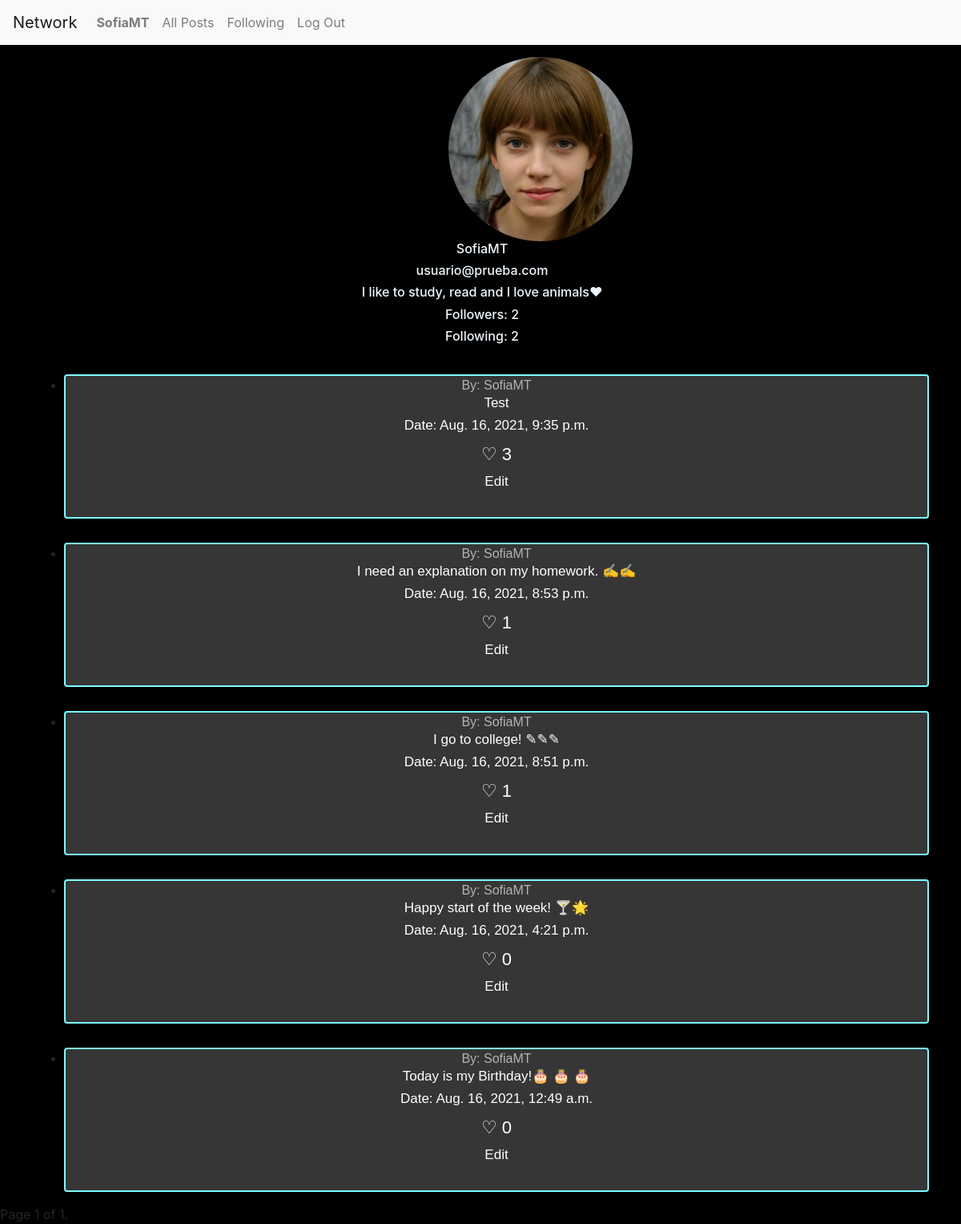
The page /profile/8 (signed in) on the database its author committed.
### network/models.py (models this page shows, shortened)
class User(AbstractUser):
    descripcion = models.CharField(max_length=300, default=None, null = True, blank=True)
    imagen = models.ImageField(upload_to = 'profiles', null = True, blank=True)
    seguidores = models.ManyToManyField('self', related_name='seguidos',related_query_name='seguido', symmetrical=False, blank=True)

class Publicacion(models.Model):
    descripcion = models.CharField(max_length=300, default=None)
    fecha = models.DateTimeField(auto_now_add=True)
    usuario = models.ForeignKey(User, on_delete=models.CASCADE, related_name="publicaciones")

### network/views.py (the view)
# urls.py: path("profile/<int:user_id>", views.view_profile, name="view_profile"),
def view_profile(request, user_id):
    usuario = User.objects.get(pk=user_id)
    LstPublicaciones = []
    publicacionesA = Publicacion.objects.filter(
        usuario=usuario).all().order_by('-fecha')
    for i in publicacionesA:
        publicaciones = {}
        likes = Like.objects.filter(publicacion=i).count()
        publicaciones['id'] = i.id
        publicaciones['usuario'] = i.usuario
        publicaciones['descripcion'] = i.descripcion
        publicaciones['fecha'] = i.fecha
        publicaciones['likes'] = likes
        LstPublicaciones.append(publicaciones)
    paginator = Paginator(LstPublicaciones, 10)
    page_number = request.GET.get('page')
    page_obj = paginator.get_page(page_number)
    seguidores_count = usuario.seguidores.count()
    seguidos_count = usuario.seguidos.count()
    return render(request, 'network/profile.html', {
        "usuario": usuario, "page_obj": page_obj, "seguidores": seguidores_count, "seguidos": seguidos_count
    })

### network/templates/network/profile.html (shortened to what this page needs)
{% extends "network/layout.html" %}
{% load static %}
{% block body %}
<div>
    <img src="{{usuario.imagen.url}}" alt="">
    <h6 class="infoPerfil">{{usuario.username}}</h6>
    <h6 class="infoPerfil">{{usuario.email}}</h6>
    <h6 class="infoPerfil">{{usuario.descripcion}}</h6>
    <h6 id="seguidores" class="infoPerfil">Followers: {{seguidores}}</h6>
    <h6 id="seguidos" class="infoPerfil">Following: {{seguidos}}</h6>
</div>
<ul class="contenedorPub">
    {% for pub in page_obj %}
    <li class="publicacion"><a id="Profile" class="tituloPub" href="{% url 'view_profile' pub.usuario.id %}">By:
            {{pub.usuario}}</a>
        <h6 class="titulo" id="desc {{pub.id}}">{{pub.descripcion}}</h6>
        <h6 class="titulo">Date: {{pub.fecha}} </h6>
        <label data-check="Likes {{pub.id}}" class="like" for="Likes {{pub.id}}" id={{pub.id}}>♡ {{pub.likes}}</label>
        {% if pub.usuario.id == user.id and user.is_authenticated%}
        <h5 class="titulo" id="edit {{pub.id}}">Edit</h5>
        {% endif %}
    </li>
    {% endfor %}
</ul>
<div class="pagination">
    <span class="step-links">
        <span class="current">
            Page {{ page_obj.number }} of {{ page_obj.paginator.num_pages }}.
        </span>
    </span>
</div>
{% endblock %}

### network/templates/network/layout.html (shortened to what this page needs)
{% load static %}
<!DOCTYPE html>
<html lang="en">
<head>
    <link rel="stylesheet" href="https://stackpath.bootstrapcdn.com/bootstrap/4.4.1/css/bootstrap.min.css"
>
    <link href="{% static 'network/styles.css' %}" rel="stylesheet">
    <link href="{% static 'network/css.css' %}" rel="stylesheet">
</head>
<body>
    <nav class="navbar navbar-expand-lg navbar-light bg-light">
        <a class="navbar-brand" href="#">Network</a>
        <div>
            <ul class="navbar-nav mr-auto">
                {% if user.is_authenticated %}
                <li class="nav-item">
                    <a class="nav-link" href="{% url 'view_profile' user.id %}"><strong>{{ user.username }}</strong></a>
                </li>
                {% endif %}
                <li class="nav-item">
                    <a class="nav-link" href="{% url 'index' %}">All Posts</a>
                </li>
                {% if user.is_authenticated %}
                <li class="nav-item">
                    <a class="nav-link" href="{% url 'view_follower' user.id %}">Following</a>
                </li>
                <li class="nav-item">
                    <a class="nav-link" href="{% url 'logout' %}">Log Out</a>
                </li>
                {% endif %}
            </ul>
        </div>
    </nav>
    <div class="body">
        {% block body %}
        {% endblock %}
    </div>
</body>
</html>

### network/static/network/css.css (style rules this page uses)
body { background: rgb(0, 0, 0); }
.tituloPub { color:rgb(180, 180, 180); border-radius: 5px; }
.titulo { color: rgb(255, 255, 255); font-family: 'Gill Sans', 'Gill Sans MT', Calibri, 'Trebuchet MS', sans-serif; font-size: 17px; position: relative; animation-name: movePuText; animation-duration: 1.5s; animation-iteration-count: 1; animation-fill-mode: forwards; cursor: pointer; }
.contenedorPub { display: flex; flex-direction: column; align-items: center; }
.publicacion { position: relative; animation-name: movePu; animation-duration: 1.5s; animation-iteration-count: 1; animation-fill-mode: forwards; text-align: center; background: rgb(54, 54, 54); border: rgb(123, 251, 255) solid 2px; border-radius: 4px; margin-top: 30px; font-family:'Trebuchet MS', 'Lucida Sans Unicode', 'Lucida Grande', 'Lucida Sans', Arial, sans-serif }
.like { color: rgb(255, 255, 255); font-family: 'Gill Sans', 'Gill Sans MT', Calibri, 'Trebuchet MS', sans-serif; font-size: 17px; position: relative; font-size: 22px; cursor: pointer; }
img { width: 230px; height: 230px; border-radius: 150px; margin-top: 15px; margin-left: 560px; }
.infoPerfil { color: aliceblue; margin-left: 4px; text-align: center; }

### rows shown on the page
User: username "SofiaMT", imagen (picture), email "usuario@prueba.com", descripcion "I like to study, read and I love animals♥", usuario "SofiaMT", descripcion "Test", fecha "Aug. 16, 2021, 9:35 p.m.", likes "3", descripcion "I need an explanation on my homework. ✍✍", fecha "Aug. 16, 2021, 8:53 p.m.", likes "1", descripcion "I go to college! ✎✎✎", fecha "Aug. 16, 2021, 8:51 p.m.", descripcion "Happy start of the week! 🍸🌟", fecha "Aug. 16, 2021, 4:21 p.m.", likes "0", descripcion "Today is my Birthday!🎂 🎂 🎂", fecha "Aug. 16, 2021, 12:49 a.m."

### other values the page prints
{{ seguidores }} "2"
{{ seguidos }} "2"
{{ page_obj.number }} "1"
{{ page_obj.paginator.num_pages }} "1"
